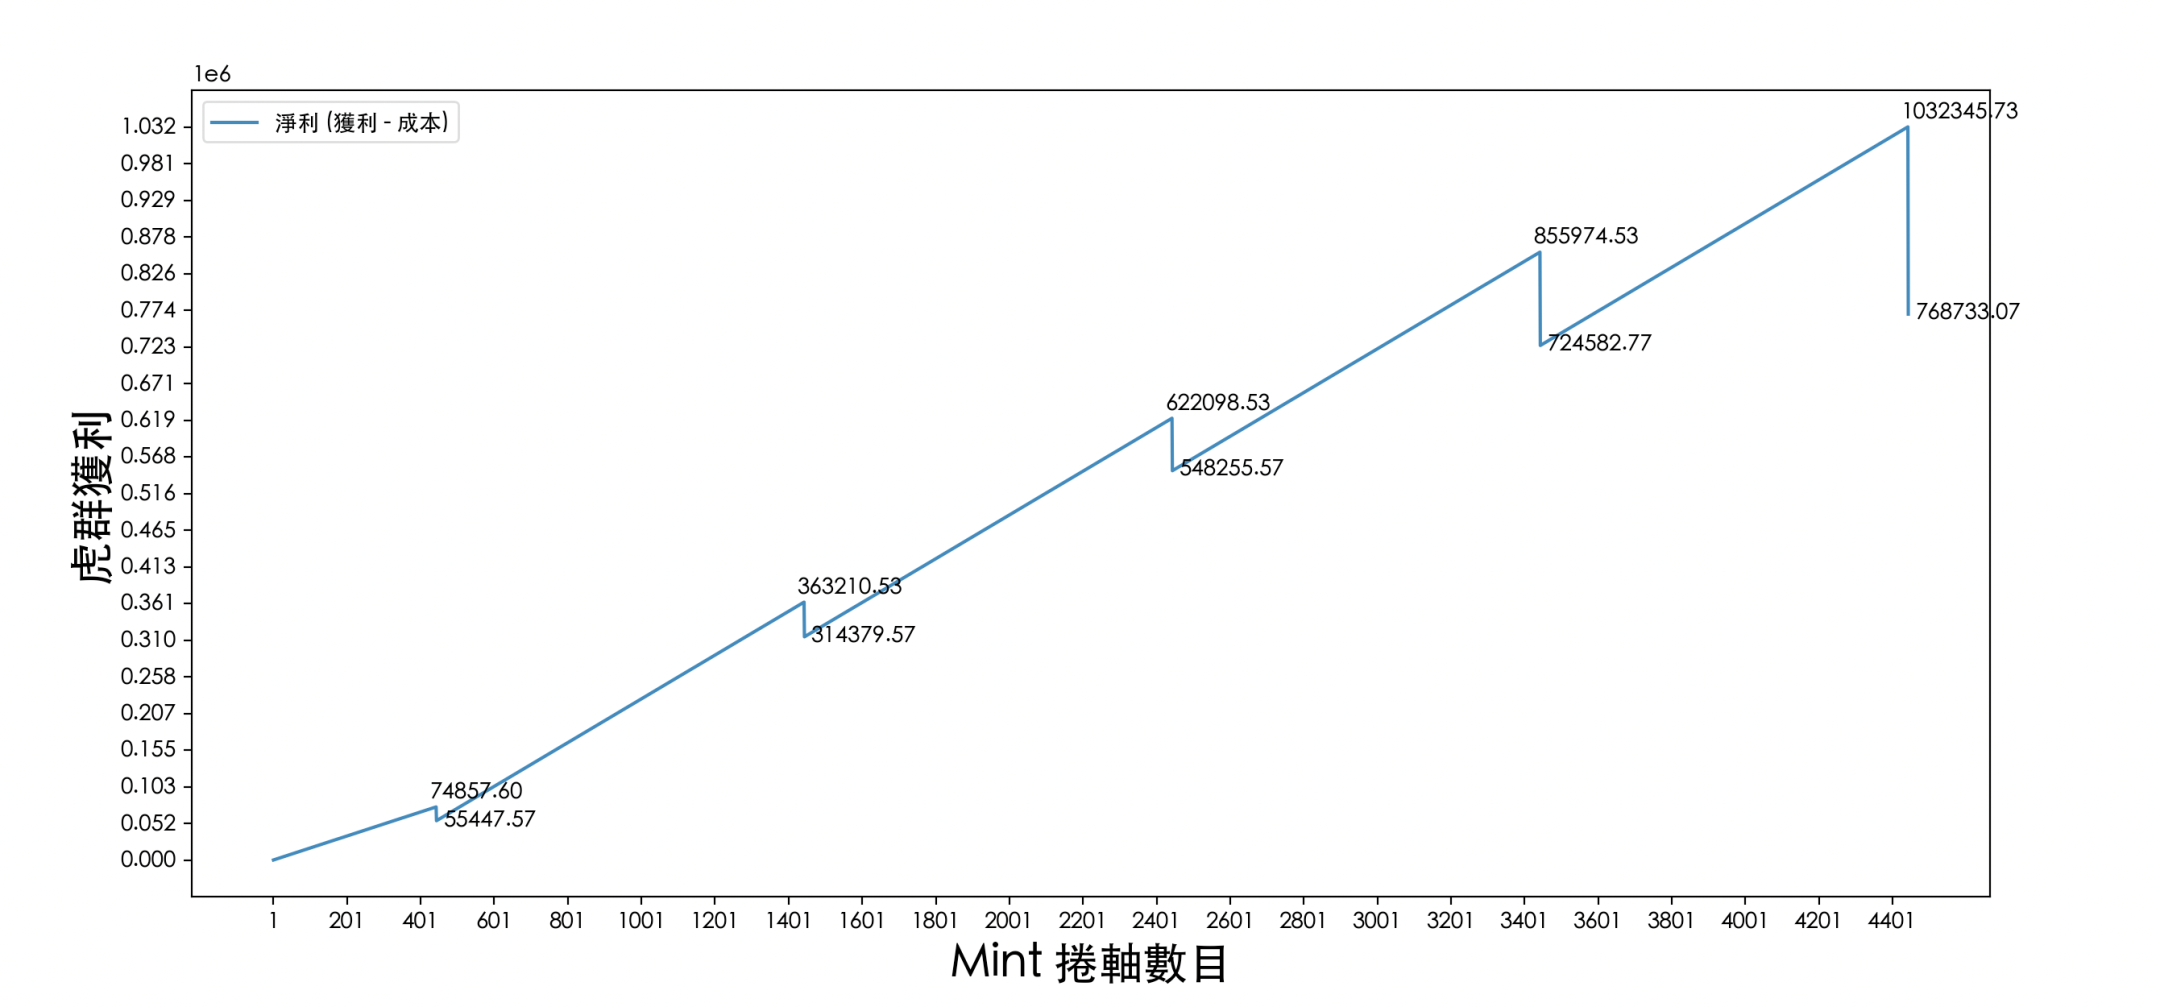

Generate this figure with Python:
import matplotlib.pyplot as plt
from matplotlib.pyplot import figure
import numpy as np

PHASE_COUNT = 5 # 5 階段
cost = [0]*PHASE_COUNT
profit = [0]*PHASE_COUNT
tmp_cost = []
tmp_profit = []

## 參數設定
ETH = 3863
target_profit = 200*ETH

## 成本參數
gas_fee = 40
phase_gas_fee = [0, 0, 4*gas_fee, 8*gas_fee, 8*gas_fee] # 前兩個階段沒有送 eth，後三個階段才有
lucky_prize = 44 # U
free_air_drop = 270 # 空投給虎友
gift = [44*444, 34*1444, 24*2444+4*ETH, 14*3444+21.6*ETH, 4*4444+49.6*ETH+54496.90]
threshhold = [444, 1444, 2444, 3444, 4444]

## 獲利參數
mint_price = [0.044, 0.08, 0.08, 0.08, 0.08] # eth

if free_air_drop >= threshhold[0]:
    print("空投 & 門檻的比例不對！")

phase = 0
gift_phase = -1
for i in range(1, 4445):
    if i <= threshhold[phase] and i > free_air_drop:
        profit[phase] += mint_price[phase]*ETH
        if (len(str(i))>2 and str(i)[-3:] == "444") or (i%44==0):
            cost[phase] += lucky_prize
        if i == threshhold[phase]:
            cost[phase] += gift[phase]
            cost[phase] += phase_gas_fee[phase]
            phase += 1
    
    tmp_cost.append(sum(cost))
    tmp_profit.append(sum(profit))

x = np.arange(1, 4445, 1)

# 淨值計算
net_value = []
show_target_idx = False
for i in range(4444):
    tmp_net = tmp_profit[i] - tmp_cost[i]
    if not show_target_idx and tmp_net >= target_profit:
        print("賣 {0} 包，即可達到目標獲利 : {1} U".format(i+1, target_profit))
        show_target_idx = True
    net_value.append(tmp_net)


plt.rcParams['font.family'] = ['Heiti TC']
fig = plt.gcf()
fig.set_size_inches(18.5, 6.5)

plt.plot(x, net_value, label="淨利 (獲利 - 成本)")
plt.xticks(np.arange(min(x), max(x)+1, 200.0))
plt.yticks(np.arange(min(net_value), max(net_value)+1, (max(net_value)-min(net_value))/20))

idx = 1
tmp_phase = 0 # 0~5
for x,y in zip(x, net_value):
    ## 印出門檻值之前一個點 (ex: 443, 1443 ...)
    if idx == threshhold[tmp_phase]-1:
        label = "{:.2f}".format(y)
        plt.annotate(label, 
                    (x,y), 
                    textcoords="offset points", 
                    xytext=(-3,3),
                    ha='left')
    ## 印出門檻值 (ex: 444, 1444 ...)
    if idx == threshhold[tmp_phase]:
        tmp_phase += 1
        label = "{:.2f}".format(y)
        plt.annotate(label, 
                    (x,y), 
                    textcoords="offset points", 
                    xytext=(3,-3), 
                    ha='left')
    idx += 1

plt.xlabel('Mint 捲軸數目', fontsize=20)
plt.ylabel('虎群獲利', fontsize=20)
plt.savefig("v1.png")
plt.legend()
plt.show()
